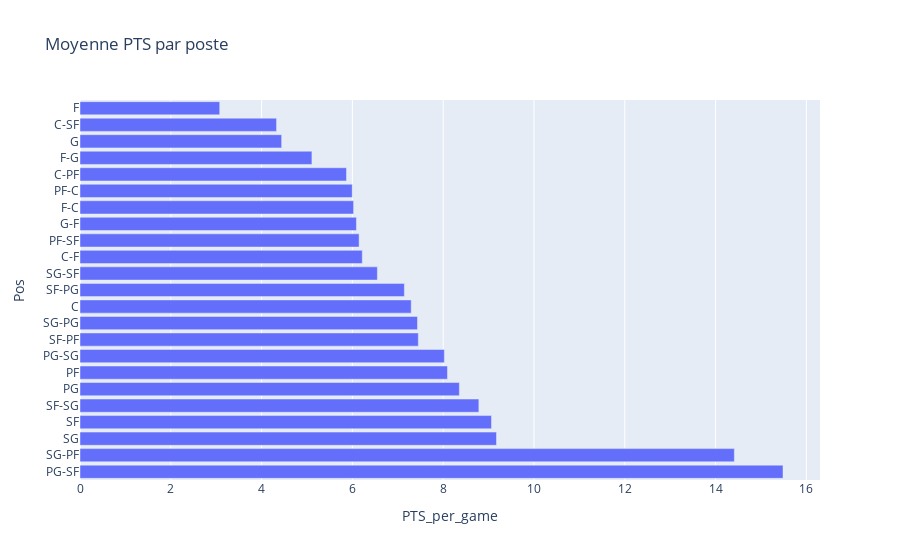

The notebook cell this image was saved under:
### Markdown cell above
## Moyenne des points par poste

### Code cell
# Moyenne des points par poste
pos_pts = df.groupby('Pos')['PTS_per_game'].mean().reset_index().sort_values(by='PTS_per_game', ascending=False)
fig = px.bar(pos_pts, x='PTS_per_game', y='Pos', orientation='h', title='Moyenne PTS par poste')
fig.show()

### Figure 1 — Plotly figure (JSON) as saved in the notebook; plotly's stock layout.template omitted (floating-point values rounded to 4 significant figures)
{"data": [{"alignmentgroup": "True", "hovertemplate": "PTS_per_game=%{x}<br>Pos=%{y}<extra></extra>", "legendgroup": "", "marker": {"color": "#636efa", "pattern": {"shape": ""}}, "name": "", "offsetgroup": "", "orientation": "h", "showlegend": false, "textposition": "auto", "type": "bar", "x": [15.48, 14.41, 9.174, 9.064, 8.786, 8.356, 8.094, 8.025, 7.452, 7.434, 7.295, 7.145, 6.55, 6.218, 6.148, 6.089, 6.026, 5.997, 5.87, 5.108, 4.442, 4.329, 3.078], "xaxis": "x", "y": ["PG-SF", "SG-PF", "SG", "SF", "SF-SG", "PG", "PF", "PG-SG", "SF-PF", "SG-PG", "C", "SF-PG", "SG-SF", "C-F", "PF-SF", "G-F", "F-C", "PF-C", "C-PF", "F-G", "G", "C-SF", "F"], "yaxis": "y"}], "layout": {"barmode": "relative", "legend": {"tracegroupgap": 0}, "title": {"text": "Moyenne PTS par poste"}, "xaxis": {"anchor": "y", "domain": [0, 1], "title": {"text": "PTS_per_game"}}, "yaxis": {"anchor": "x", "domain": [0, 1], "title": {"text": "Pos"}}}}
